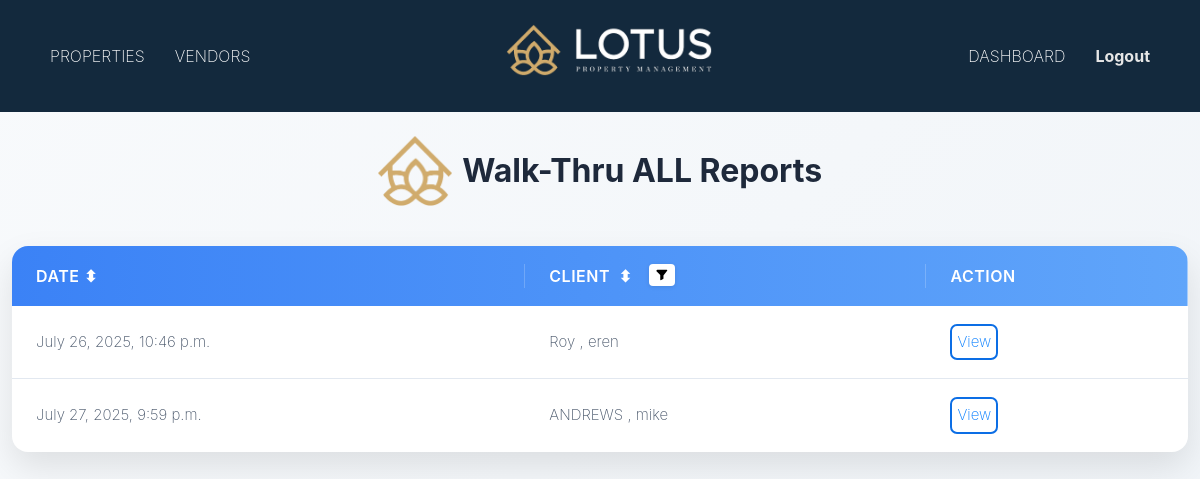
The app's page /clientmanager/reports/ (signed in) with its own data.
### walkthroughreport/models.py (models this page shows)
class WalkthroughReport(models.Model):
    user = models.ForeignKey(Client, on_delete=models.CASCADE)  # Use Client from mainapp
    property = models.ForeignKey(PropertyManagement, on_delete=models.CASCADE, blank=True, null=True)
    name = models.CharField(max_length=100, blank=True, null=True)
    description = models.CharField(max_length=200, blank=True, null=True)
    updatedate = models.DateField(blank=True, null=True)
    datetime = models.DateTimeField(auto_now_add=True, blank=True, null=True)
    cost = models.IntegerField(default=0, blank=True, null=True)
    cost_notes = models.CharField(max_length=500, blank=True, null=True)
    status = models.CharField(max_length=20, choices=STATUS_CHOICES, default='Open', blank=True, null=True)
    item_status_check = models.BooleanField(default=False)
    status_remarks = models.CharField(max_length=500, blank=True, null=True)
    client_approval = models.CharField(max_length=10, choices=APPROVAL_CHOICES, default='Pending', blank=True)
    completation_denied_date = models.DateField(blank=True, null=True)

### mainapp/models.py (models this page shows, shortened)
class Client(models.Model):
    first_name = models.CharField(max_length=150)
    last_name = models.CharField(max_length=150)
    username = models.CharField(max_length=150, unique=True, blank=True)
    email = models.EmailField()
    password = models.CharField(max_length=255, blank=True)
    address = models.CharField(max_length=255, blank=True, null=True)
    city = models.CharField(max_length=100, blank=True, null=True)
    state = models.CharField(max_length=100, blank=True, null=True)
    zipcode = models.CharField(max_length=10, blank=True, null=True)
    phone_number = models.CharField(max_length=15,blank=True, null=True)
    office_phone = models.CharField(max_length=15, blank=True, null=True)
    business_address = models.CharField(max_length=255, blank=True, null=True)
    PREFERRED_CONTACT_CHOICES = [
        ('email', 'Email'),
        ('phone', 'Phone'),
        ('text', 'text'),
    ]
    preferred_contact_method = models.CharField(
        max_length=10, choices=PREFERRED_CONTACT_CHOICES, default='email'
    )
    PRIORITY_CHOICES = [
    ('primary', 'Primary'),
    ('secondary', 'Secondary'),
    ('tertiary', 'Tertiary'),
    ]
    contact1_name = models.CharField(max_length=150, blank=True, null=True)
    contact1_last_name = models.CharField(max_length=150, blank=True, null=True)
    contact1_email = models.EmailField(blank=True, null=True)
    contact1_phone = models.CharField(max_length=15, blank=True, null=True)
    contact1_office_phone = models.CharField(max_length=15, blank=True, null=True)
    contact1_buisness_adress = models.CharField(max_length=15, blank=True, null=True)
    contact1_preferred = models.CharField(
        max_length=10, choices=PREFERRED_CONTACT_CHOICES, blank=True, null=True
    )
    contact1_priority = models.CharField(
    max_length=10, choices=PRIORITY_CHOICES, blank=True, null=True
    )
    contact2_name = models.CharField(max_length=150, blank=True, null=True)
    contact2_last_name = models.CharField(max_length=150, blank=True, null=True)
    contact2_email = models.EmailField(blank=True, null=True)
    contact2_phone = models.CharField(max_length=15, blank=True, null=True)
    contact2_office_phone = models.CharField(max_length=15, blank=True, null=True)
    contact2_buisness_adress = models.CharField(max_length=15, blank=True, null=True)
    contact2_preferred = models.CharField(
        max_length=10, choices=PREFERRED_CONTACT_CHOICES, blank=True, null=True
    )
    contact2_priority = models.CharField(
    max_length=10, choices=PRIORITY_CHOICES, blank=True, null=True
    )
    contact3_name = models.CharField(max_length=150, blank=True, null=True)
    contact3_last_name = models.CharField(max_length=150, blank=True, null=True)
    contact3_email = models.EmailField(blank=True, null=True)
    contact3_phone = models.CharField(max_length=15, blank=True, null=True)
    contact3_office_phone = models.CharField(max_length=15, blank=True, null=True)
    contact3_buisness_adress = models.CharField(max_length=15, blank=True, null=True)
    contact3_preferred = models.CharField(
        max_length=10, choices=PREFERRED_CONTACT_CHOICES, blank=True, null=True
    )
    contact3_priority = models.CharField(
    max_length=10, choices=PRIORITY_CHOICES, blank=True, null=True
    )
    contact4_name = models.CharField(max_length=150, blank=True, null=True)
    contact4_last_name = models.CharField(max_length=150, blank=True, null=True)
    contact4_email = models.EmailField(blank=True, null=True)
    contact4_phone = models.CharField(max_length=15, blank=True, null=True)
    contact4_office_phone = models.CharField(max_length=15, blank=True, null=True)
    contact4_buisness_adress = models.CharField(max_length=15, blank=True, null=True)
    contact4_preferred = models.CharField(
        max_length=10, choices=PREFERRED_CONTACT_CHOICES, blank=True, null=True
    )
    contact4_priority = models.CharField(
    max_length=10, choices=PRIORITY_CHOICES, blank=True, null=True
    )
    contact5_name = models.CharField(max_length=150, blank=True, null=True)
    contact5_last_name = models.CharField(max_length=150, blank=True, null=True)
    contact5_email = models.EmailField(blank=True, null=True)
    contact5_phone = models.CharField(max_length=15, blank=True, null=True)
    contact5_office_phone = models.CharField(max_length=15, blank=True, null=True)
    contact5_buisness_adress = models.CharField(max_length=15, blank=True, null=True)
    contact5_preferred = models.CharField(
        max_length=10, choices=PREFERRED_CONTACT_CHOICES, blank=True, null=True
    )
    contact5_priority = models.CharField(
    max_length=10, choices=PRIORITY_CHOICES, blank=True, null=True
    )
    created_at = models.DateTimeField(auto_now_add=True)

### clientmanager/views.py (the view)
# urls.py: path('reports/', views.all_reports_view, name='all_reports'),
def all_reports_view(request):
    manager_id = request.session.get('manager_id')
    if not manager_id:
        return redirect('clientmanager:client_login')
    reports = WalkthroughReport.objects.all()
    return render(request, 'clientmanager/walkthrough/all_reports.html', {
        'reports': reports,
        'base_template': 'cmbase.html'
    })

### template/clientmanager/walkthrough/all_reports.html (shortened to what this page needs)
{% extends 'cmbase.html' %}
{% load static %}
{% block content %}
    <div class="container">
        <header>
            <div class="logo">
               <img src="{% static 'img/smalllogo.png' %}" alt="">
               Walk-Thru ALL Reports
            </div>
        </header>
        <div class="table-container">
            <table class="services-table">
                <thead>
                    <tr>
                        <th id="dateHeader" style="cursor: pointer;">
                            Date <span id="dateArrow">⬍</span>
                        </th>
                         <th id="clientHeader" style="position: relative; color: white;">
  <span style="cursor: pointer;">Client</span>
  <span id="clientArrow" style="margin-left: 4px;">⬍</span>
  <span id="clientFilterBtn" title="Filter Client" style="
    display: inline-flex;
    align-items: center;
    justify-content: center;
    margin-left: 12px;
    width: 26px;
    height: 22px;
    background: white;
    border-radius: 4px;
    cursor: pointer;
    box-shadow: 0 1px 4px rgba(0,0,0,0.1);
    transition: background 0.2s ease;
  ">
    <svg width="14" height="14" viewBox="0 0 24 24" fill="#000" xmlns="http://www.w3.org/2000/svg" style="display: block;">
      <path d="M3 4a1 1 0 0 1 1-1h16a1 1 0 0 1 .8 1.6l-6.3 8.4v5a1 1 0 0 1-.6.9l-4 2A1 1 0 0 1 9 20v-7.9L2.6 5.6A1 1 0 0 1 3 4z"/>
    </svg>
  </span>
</th>
                        <th>Action</th>
                    </tr>
                </thead>
                <tbody>
                    {% for report in reports %}
                    <tr class="{% if request.status == 'open' %}active{% endif %}">
                        <td>{{ report.datetime  }}</td>
                        <td>{{ report.user.last_name }} , {{ report.user.first_name }}</td>
                        <td style="display: flex;">
                            <a href="{% url 'clientmanager:report_detail' report.pk %}" style="color: #007bff; text-decoration: none; border: 2px solid rgb(12, 110, 229); padding: 5px; border-radius: 7px; margin-right: 10px;">
                                 View
                            </a>
                        </td>
                    </tr>
                    {% empty %}
                    <p>No reports available.</p>
                {% endfor %}
                </tbody>
            </table>
        </div>
    </div>
{% endblock content %}

### template/clientmanager/walkthrough/all_reports.html (style rules this page uses)
* { box-sizing: border-box; font-family: 'Inter', 'Segoe UI', Tahoma, Geneva, Verdana, sans-serif; }
body { background: linear-gradient(135deg, #f8fafc 0%, #f0f4f8 100%); color: #334155; min-height: 100vh; }
.container { max-width: 1200px; margin: 0 auto; }
header { margin-top: 2%; text-align: center; margin-bottom: 40px; padding: 0 20px; }
.logo { font-size: 32px; font-weight: 700; color: #1e293b; margin-bottom: 12px; display: flex; align-items: center; justify-content: center; transition: all 0.3s ease; }
.table-container { background: white; border-radius: 16px; box-shadow: 0 15px 35px rgba(0, 0, 0, 0.1); overflow: hidden; margin-bottom: 40px; position: relative; transition: all 0.3s ease; overflow-x: auto; }
.services-table { width: 100%; border-collapse: collapse; text-align: left; min-width: 650px; }
.services-table thead { background: linear-gradient(90deg, #3b82f6, #60a5fa); color: white; }
.services-table th { padding: 18px 24px; font-weight: 600; font-size: 16px; position: relative; text-transform: uppercase; letter-spacing: 0.5px; }
.services-table th:not(:last-child)::after { content: ''; position: absolute; right: 0; top: 18px; bottom: 18px; width: 1px; background: rgba(255, 255, 255, 0.2); }
.services-table tbody tr { border-bottom: 1px solid #e2e8f0; cursor: pointer; transition: all 0.2s ease; }
.services-table tbody tr:last-child { border-bottom: none; }
.services-table td { padding: 18px 24px; font-size: 15px; color: #475569; }

### records on screen
WalkthroughReport: datetime "July 26, 2025, 10:46 p.m.", user.last_name "Roy", user.first_name "eren"
WalkthroughReport: datetime "July 27, 2025, 9:59 p.m.", user.last_name "ANDREWS", user.first_name "mike"
